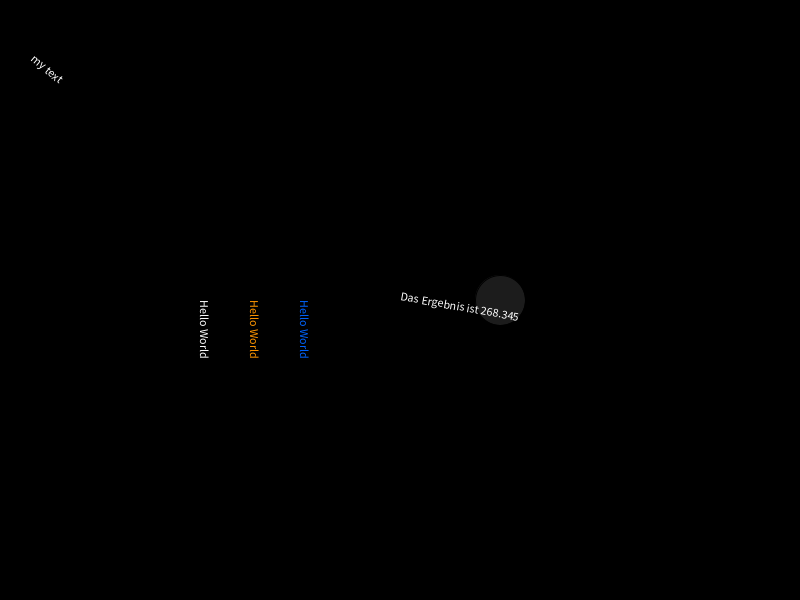
Frame 1 (no input)
Frame 60 (the mouse pressed at the canvas centre just before this capture): identical to frame 1, image omitted
Frame 120 (the mouse held since frame 60 and released just before this capture): identical to frame 1, image omitted

The Processing sketch that drew this single still picture (run headless with seeded random() and noise(); from frame 60 on, the mouse is pressed at the canvas centre):

// Processing sketch: sketch_140612_returnFuktionen
// ── sketch_140612_returnFuktionen.pde
void setup(){
  size(800, 600);
  
}

void draw(){
  background(0);
  
  fill(255);
  
  
  int ergebnis = multiplyAndRound( 4.5, 6.3);
  println(ergebnis);
  fill(ergebnis);
  ellipse(500, 300, 50, 50);
  
 translateAndRotateText(400, 300, 10, addAndCreateString(34, 234.345));
  
  translateAndRotateText(30, 60, 40);
  
  translateAndRotateText(200, 300, 90, "Hello World");
  
  color c = color(255, 150, 0);
  translateAndRotateText(250, 300, 90, "Hello World", c);
  
  translateAndRotateText(300, 300, 90, "Hello World", color(0, 100, 255));
}

String addAndCreateString(float zahl1, float zahl2){
  float ergebnis = zahl1 + zahl2;
  String txt = "Das Ergebnis ist " + ergebnis;
  return txt;
}


int multiplyAndRound (float factor1, float factor2){
  float result = factor1 * factor2;
  return (int)result;
}


void translateAndRotateText(float xPos, float yPos, float angle){
  //String txt = "my text";
  translateAndRotateText(xPos, yPos, angle, "my text");
  
  /*
  pushMatrix();
  translate(xPos, yPos);
  rotate(radians(angle));
  text(txt, 0, 0);
  popMatrix();
  */
}

void translateAndRotateText(float xPos, float yPos, float angle, String txt){
  translateAndRotateText(xPos, yPos, angle, txt, color(255));
 /* pushMatrix();
  translate(xPos, yPos);
  rotate(radians(angle));
  text(txt, 0, 0);
  popMatrix();*/
}

void translateAndRotateText(float xPos, float yPos, float angle, String txt, color c){
  pushMatrix();
  translate(xPos, yPos);
  rotate(radians(angle));
  fill(c);
  text(txt, 0, 0);
  popMatrix();
}
